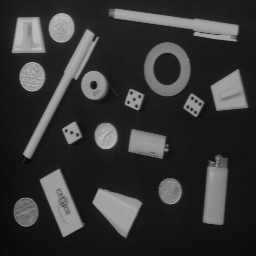
#> input picture Taller5/images/objects.png, 256 x 256 px
$ jupyter execute '7. Ejercicio de síntesis taller 5.ipynb'
#> lines starting #> are read from the running program, lines starting #| are printed output that depends on the picture; after the words box and inside, x2 and y2 are one past the last pixel; in counts of white or black regions, pixels touching at a corner belong together
[cell 1]
import cv2
import matplotlib.pyplot as plt
import numpy as np

from skimage.morphology import  erosion, footprint_rectangle
from skimage.segmentation import flood

# Ejercicio de síntesis taller 5

## Ejercicio 1:

### Abra la imagen objects.png.

[cell 2]
objects = cv2.imread('images/objects.png', cv2.IMREAD_GRAYSCALE)
#> objects is the input picture: shape (256, 256); min 7, max 188, mean 53.3
plt.imshow(objects, cmap='gray', vmin=0, vmax=255)
plt.show()

### Umbralice esta imagen para separar los objetos del fondo (umbral=70).

[cell 3]
thres_value, thres_objects= cv2.threshold(objects, 70, 255, cv2.THRESH_BINARY)
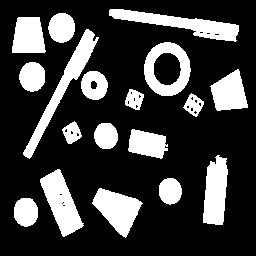
#> thres_objects: shape (256, 256); 24.2% white; 18 white regions, largest, box (x1, y1, x2, y2) and area: (109, 9, 239, 42) 1639, (23, 29, 99, 159) 1618, (40, 169, 84, 237) 1475
plt.imshow(thres_objects, cmap='gray', vmin=0, vmax=255)
plt.show()

### Realice las operaciones necesarias (incluyendo operaciones morfológicas y de segmentación) sobre esta imagen binaria para conservar únicamente los objetos de espesor de por lo menos 15 píxeles.

[cell 4]
eroed = erosion(thres_objects, footprint=footprint_rectangle((17,17)))
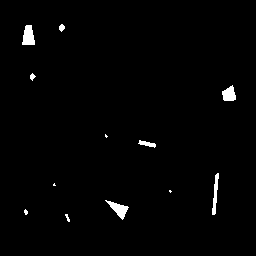
#> eroed: shape (256, 256); 1.3% white; 12 white regions (4 under 20 px), largest, box (x1, y1, x2, y2) and area: (22, 25, 35, 45) 197, (105, 200, 129, 220) 188, (222, 85, 236, 101) 160
plt.imshow(eroed, cmap='gray', vmin=0, vmax=255)
plt.show()

[cell 5]
mascara = np.zeros((256,256), np.uint8)
for i in range(256):
    for j in range(256):
        if eroed[i][j] == 255 and mascara[i][j] == 0:
            mascara1 = flood(thres_objects, (i,j) , tolerance=10).astype(np.uint8) * 255
            mascara += mascara1
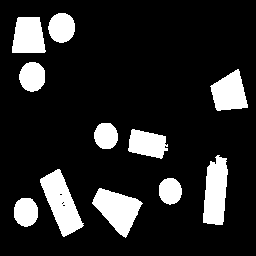
#> mascara: shape (256, 256); 15.1% white; 11 white regions, largest, box (x1, y1, x2, y2) and area: (40, 169, 84, 237) 1475, (92, 188, 143, 238) 1366, (203, 155, 228, 225) 1330
plt.imshow(mascara, cmap='gray', vmin=0, vmax=255)
plt.show()

[cell 6]
fig, axes = plt.subplots(1,2, figsize = (15,10))

axes[0].imshow(thres_objects, cmap='gray', vmin=0, vmax=255)
axes[0].set_title('Imagen Binarizada')
axes[1].imshow(mascara, cmap='gray', vmin=0, vmax=255)
axes[1].set_title('Imagen Resultado')


plt.show()
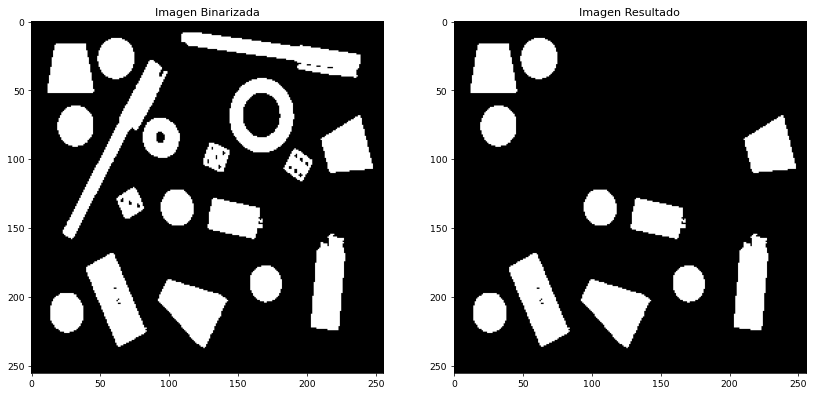
#> figure drawn by matplotlib, 2 panels

$ run again, with Taller5/images/angio.png copied over Taller5/images/objects.png
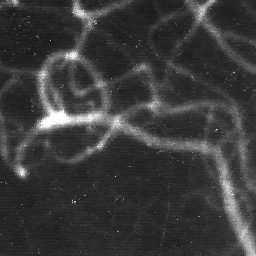
#> input picture Taller5/images/angio.png, 256 x 256 px
#> objects is the input picture: shape (256, 256); min 20, max 255, mean 58.9
#> `thres_value, thres_objects= cv2.threshold(objects, 70, 255, cv2.THRESH..`:
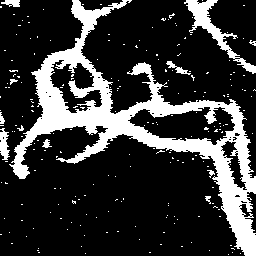
#> thres_objects: shape (256, 256); 21.5% white; 218 white regions (206 under 20 px), largest, box (x1, y1, x2, y2) and area: (9, 0, 256, 256) 11964, (184, 0, 256, 74) 1033, (0, 128, 10, 160) 206
#> eroed: shape (256, 256); 0.27% white; 4 white regions (2 under 20 px), largest, box (x1, y1, x2, y2) and area: (51, 105, 62, 122) 104, (251, 243, 256, 256) 44
#> `plt.show()`:
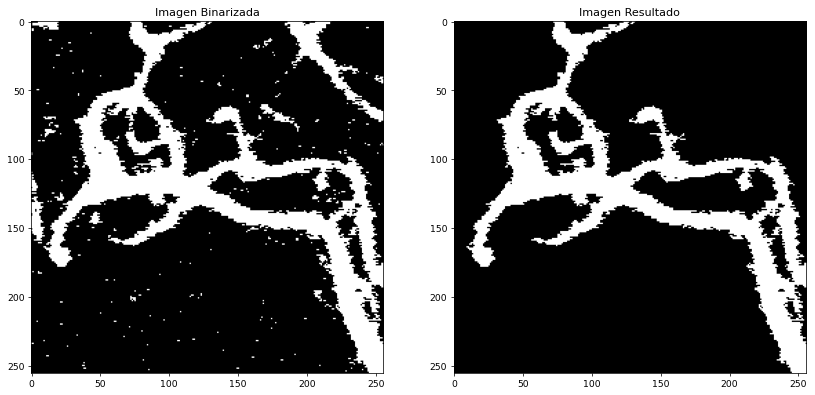
#> figure drawn by matplotlib, 2 panels

$ run again, with Taller5/images/meb.png copied over Taller5/images/objects.png
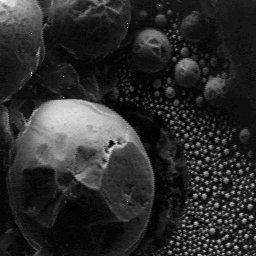
#> input picture Taller5/images/meb.png, 256 x 256 px
#> objects is the input picture: shape (256, 256); min 0, max 255, mean 44.3
#> `thres_value, thres_objects= cv2.threshold(objects, 70, 255, cv2.THRESH..`:
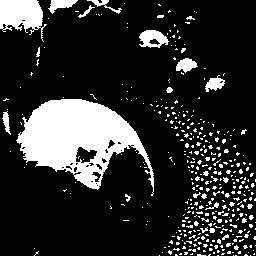
#> thres_objects: shape (256, 256); 17.8% white; 404 white regions (382 under 20 px), largest, box (x1, y1, x2, y2) and area: (16, 99, 154, 196) 6712, (0, 0, 47, 42) 1195, (139, 30, 169, 48) 349
#> eroed: shape (256, 256); 4.6% white; 3 white regions (1 under 20 px), largest, box (x1, y1, x2, y2) and area: (32, 107, 122, 159) 2576, (0, 0, 31, 16) 407
#> `plt.show()`:
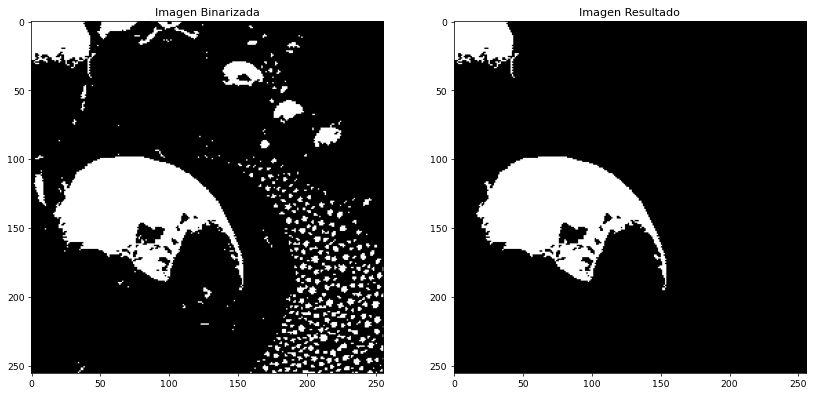
#> figure drawn by matplotlib, 2 panels
